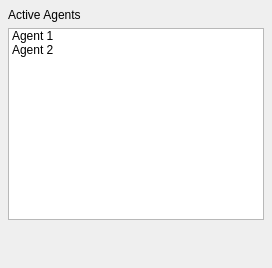
<?xml version="1.0" encoding="UTF-8"?>
<ui version="4.0">
 <class>ActiveAgentsPanel</class>
 <widget class="QWidget" name="ActiveAgentsPanel">
  <layout class="QVBoxLayout" name="mainLayout">
   <property name="leftMargin"><number>8</number></property>
   <property name="topMargin"><number>8</number></property>
   <property name="rightMargin"><number>8</number></property>
   <property name="bottomMargin"><number>8</number></property>
   <property name="spacing"><number>6</number></property>
   <item>
    <widget class="QLabel" name="titleLabel">
     <property name="text"><string>Active Agents</string></property>
    </widget>
   </item>
   <item>
    <widget class="QListWidget" name="activeAgentsList">
     <item><property name="text"><string>Agent 1</string></property></item>
     <item><property name="text"><string>Agent 2</string></property></item>
    </widget>
   </item>
   <item>
    <spacer name="bottomSpacer">
     <property name="orientation"><enum>Qt::Orientation::Vertical</enum></property>
     <property name="sizeHint" stdset="0">
      <size><width>20</width><height>40</height></size>
     </property>
    </spacer>
   </item>
  </layout>
 </widget>
 <layoutdefault spacing="6" margin="11"/>
 <resources/>
 <connections/>
</ui>
